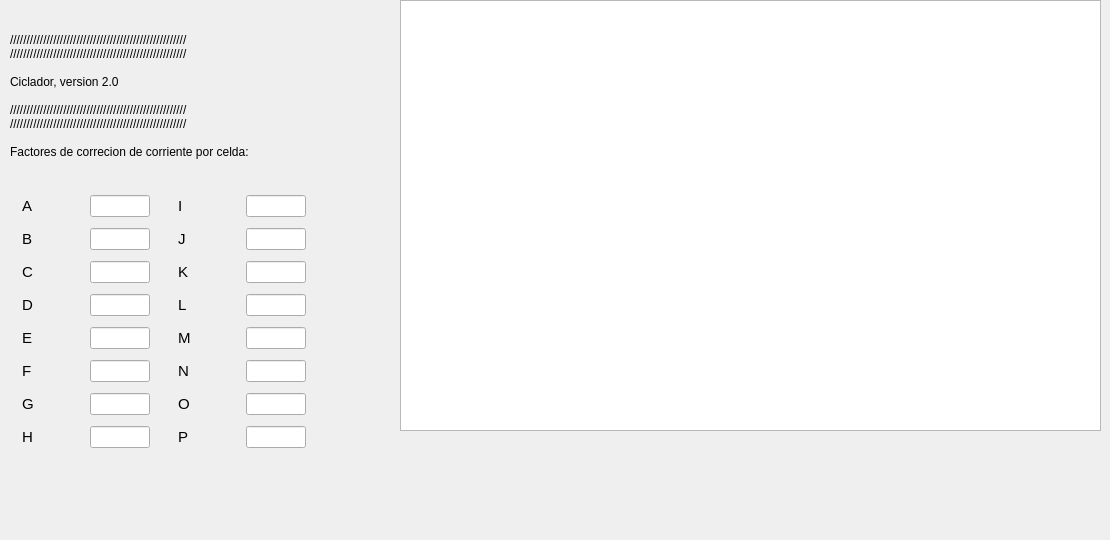
         <widget class="QWidget" name="tab_3">
          <attribute name="title">
           <string>Ayuda</string>
          </attribute>
          <widget class="QLabel" name="label">
           <property name="geometry">
            <rect>
             <x>10</x>
             <y>-170</y>
             <width>561</width>
             <height>531</height>
            </rect>
           </property>
           <property name="sizePolicy">
            <sizepolicy hsizetype="Minimum" vsizetype="Minimum">
             <horstretch>0</horstretch>
             <verstretch>0</verstretch>
            </sizepolicy>
           </property>
           <property name="minimumSize">
            <size>
             <width>367</width>
             <height>300</height>
            </size>
           </property>
           <property name="maximumSize">
            <size>
             <width>561</width>
             <height>691</height>
            </size>
           </property>
           <property name="text">
            <string>/////////////////////////////////////////////////////
/////////////////////////////////////////////////////

Ciclador, version 2.0

/////////////////////////////////////////////////////
/////////////////////////////////////////////////////

Factores de correcion de corriente por celda:</string>
           </property>
          </widget>
          <widget class="QTextBrowser" name="AYUDA">
           <property name="geometry">
            <rect>
             <x>400</x>
             <y>0</y>
             <width>701</width>
             <height>431</height>
            </rect>
           </property>
          </widget>
          <widget class="QWidget" name="gridLayoutWidget">
           <property name="geometry">
            <rect>
             <x>0</x>
             <y>190</y>
             <width>331</width>
             <height>267</height>
            </rect>
           </property>
           <layout class="QGridLayout" name="gridLayout">
            <item row="6" column="0">
             <widget class="QLabel" name="label_30">
              <property name="maximumSize">
               <size>
                <width>40</width>
                <height>16777215</height>
               </size>
              </property>
              <property name="font">
               <font>
                <pointsize>11</pointsize>
               </font>
              </property>
              <property name="text">
               <string>G</string>
              </property>
             </widget>
            </item>
            <item row="0" column="2">
             <widget class="QLabel" name="label_31">
              <property name="maximumSize">
               <size>
                <width>40</width>
                <height>16777215</height>
               </size>
              </property>
              <property name="font">
               <font>
                <pointsize>11</pointsize>
               </font>
              </property>
              <property name="text">
               <string>I</string>
              </property>
             </widget>
            </item>
            <item row="2" column="0">
             <widget class="QLabel" name="label_16">
              <property name="maximumSize">
               <size>
                <width>40</width>
                <height>16777215</height>
               </size>
              </property>
              <property name="font">
               <font>
                <pointsize>11</pointsize>
               </font>
              </property>
              <property name="text">
               <string>C</string>
              </property>
             </widget>
            </item>
            <item row="4" column="1">
             <widget class="QLineEdit" name="FCE">
              <property name="sizePolicy">
               <sizepolicy hsizetype="Fixed" vsizetype="Fixed">
                <horstretch>0</horstretch>
                <verstretch>0</verstretch>
               </sizepolicy>
              </property>
              <property name="maximumSize">
               <size>
                <width>60</width>
                <height>16777215</height>
               </size>
              </property>
              <property name="text">
               <string/>
              </property>
             </widget>
            </item>
            <item row="4" column="0">
             <widget class="QLabel" name="label_26">
              <property name="maximumSize">
               <size>
                <width>40</width>
                <height>16777215</height>
               </size>
              </property>
              <property name="font">
               <font>
                <pointsize>11</pointsize>
               </font>
              </property>
              <property name="text">
               <string>E</string>
              </property>
             </widget>
            </item>
            <item row="0" column="0">
             <widget class="QLabel" name="label_4">
              <property name="maximumSize">
               <size>
                <width>40</width>
                <height>16777215</height>
               </size>
              </property>
              <property name="font">
               <font>
                <pointsize>11</pointsize>
               </font>
              </property>
              <property name="text">
               <string>A</string>
              </property>
             </widget>
            </item>
            <item row="1" column="0">
             <widget class="QLabel" name="label_15">
              <property name="maximumSize">
               <size>
                <width>40</width>
                <height>16777215</height>
               </size>
              </property>
              <property name="font">
               <font>
                <pointsize>11</pointsize>
               </font>
              </property>
              <property name="text">
               <string>B</string>
              </property>
             </widget>
            </item>
            <item row="1" column="1">
             <widget class="QLineEdit" name="FCB">
              <property name="sizePolicy">
               <sizepolicy hsizetype="Fixed" vsizetype="Fixed">
                <horstretch>0</horstretch>
                <verstretch>0</verstretch>
               </sizepolicy>
              </property>
              <property name="maximumSize">
               <size>
                <width>60</width>
                <height>16777215</height>
               </size>
              </property>
              <property name="text">
               <string/>
              </property>
             </widget>
            </item>
            <item row="0" column="1">
             <widget class="QLineEdit" name="FCA">
              <property name="sizePolicy">
               <sizepolicy hsizetype="Fixed" vsizetype="Fixed">
                <horstretch>0</horstretch>
                <verstretch>0</verstretch>
               </sizepolicy>
              </property>
              <property name="maximumSize">
               <size>
                <width>60</width>
                <height>16777215</height>
               </size>
              </property>
              <property name="text">
               <string/>
              </property>
             </widget>
            </item>
            <item row="3" column="1">
             <widget class="QLineEdit" name="FCD">
              <property name="sizePolicy">
               <sizepolicy hsizetype="Fixed" vsizetype="Fixed">
                <horstretch>0</horstretch>
                <verstretch>0</verstretch>
               </sizepolicy>
              </property>
              <property name="maximumSize">
               <size>
                <width>60</width>
                <height>16777215</height>
               </size>
              </property>
              <property name="text">
               <string/>
              </property>
             </widget>
            </item>
            <item row="3" column="0">
             <widget class="QLabel" name="label_19">
              <property name="maximumSize">
               <size>
                <width>40</width>
                <height>16777215</height>
               </size>
              </property>
              <property name="font">
               <font>
                <pointsize>11</pointsize>
               </font>
              </property>
              <property name="text">
               <string>D</string>
              </property>
             </widget>
            </item>
            <item row="2" column="1">
             <widget class="QLineEdit" name="FCC">
              <property name="sizePolicy">
               <sizepolicy hsizetype="Fixed" vsizetype="Fixed">
                <horstretch>0</horstretch>
                <verstretch>0</verstretch>
               </sizepolicy>
              </property>
              <property name="maximumSize">
               <size>
                <width>60</width>
                <height>16777215</height>
               </size>
              </property>
              <property name="text">
               <string/>
              </property>
             </widget>
            </item>
            <item row="6" column="1">
             <widget class="QLineEdit" name="FCG">
              <property name="sizePolicy">
               <sizepolicy hsizetype="Fixed" vsizetype="Fixed">
                <horstretch>0</horstretch>
                <verstretch>0</verstretch>
               </sizepolicy>
              </property>
              <property name="maximumSize">
               <size>
                <width>60</width>
                <height>16777215</height>
               </size>
              </property>
              <property name="text">
               <string/>
              </property>
             </widget>
            </item>
            <item row="5" column="0">
             <widget class="QLabel" name="label_27">
              <property name="maximumSize">
               <size>
                <width>40</width>
                <height>16777215</height>
               </size>
              </property>
              <property name="font">
               <font>
                <pointsize>11</pointsize>
               </font>
              </property>
              <property name="text">
               <string>F</string>
              </property>
             </widget>
            </item>
            <item row="5" column="1">
             <widget class="QLineEdit" name="FCF">
              <property name="sizePolicy">
               <sizepolicy hsizetype="Fixed" vsizetype="Fixed">
                <horstretch>0</horstretch>
                <verstretch>0</verstretch>
               </sizepolicy>
              </property>
              <property name="maximumSize">
               <size>
                <width>60</width>
                <height>16777215</height>
               </size>
              </property>
              <property name="text">
               <string/>
              </property>
             </widget>
            </item>
            <item row="0" column="3">
             <widget class="QLineEdit" name="FCI">
              <property name="sizePolicy">
               <sizepolicy hsizetype="Fixed" vsizetype="Fixed">
                <horstretch>0</horstretch>
                <verstretch>0</verstretch>
               </sizepolicy>
              </property>
              <property name="maximumSize">
               <size>
                <width>60</width>
                <height>16777215</height>
               </size>
              </property>
              <property name="text">
               <string/>
              </property>
             </widget>
            </item>
            <item row="7" column="0">
             <widget class="QLabel" name="label_32">
              <property name="maximumSize">
               <size>
                <width>40</width>
                <height>16777215</height>
               </size>
              </property>
              <property name="font">
               <font>
                <pointsize>11</pointsize>
               </font>
              </property>
              <property name="text">
               <string>H</string>
              </property>
             </widget>
            </item>
            <item row="7" column="1">
             <widget class="QLineEdit" name="FCH">
              <property name="sizePolicy">
               <sizepolicy hsizetype="Fixed" vsizetype="Fixed">
                <horstretch>0</horstretch>
                <verstretch>0</verstretch>
               </sizepolicy>
              </property>
              <property name="maximumSize">
               <size>
                <width>60</width>
                <height>16777215</height>
               </size>
              </property>
              <property name="text">
               <string/>
              </property>
             </widget>
            </item>
            <item row="1" column="2">
             <widget class="QLabel" name="label_34">
              <property name="maximumSize">
               <size>
                <width>40</width>
                <height>16777215</height>
               </size>
              </property>
              <property name="font">
               <font>
                <pointsize>11</pointsize>
               </font>
              </property>
              <property name="text">
               <string>J</string>
              </property>
             </widget>
            </item>
            <item row="1" column="3">
             <widget class="QLineEdit" name="FCJ">
              <property name="sizePolicy">
               <sizepolicy hsizetype="Fixed" vsizetype="Fixed">
                <horstretch>0</horstretch>
                <verstretch>0</verstretch>
               </sizepolicy>
              </property>
              <property name="maximumSize">
               <size>
                <width>60</width>
                <height>16777215</height>
               </size>
              </property>
              <property name="text">
               <string/>
              </property>
             </widget>
            </item>
            <item row="2" column="3">
             <widget class="QLineEdit" name="FCK">
              <property name="sizePolicy">
               <sizepolicy hsizetype="Fixed" vsizetype="Fixed">
                <horstretch>0</horstretch>
                <verstretch>0</verstretch>
               </sizepolicy>
              </property>
              <property name="maximumSize">
               <size>
                <width>60</width>
                <height>16777215</height>
               </size>
              </property>
              <property name="text">
               <string/>
              </property>
             </widget>
            </item>
            <item row="2" column="2">
             <widget class="QLabel" name="label_38">
              <property name="maximumSize">
               <size>
                <width>40</width>
                <height>16777215</height>
               </size>
              </property>
              <property name="font">
               <font>
                <pointsize>11</pointsize>
               </font>
              </property>
              <property name="text">
               <string>K</string>
              </property>
             </widget>
            </item>
            <item row="3" column="2">
             <widget class="QLabel" name="label_39">
              <property name="maximumSize">
               <size>
                <width>40</width>
                <height>16777215</height>
               </size>
              </property>
              <property name="font">
               <font>
                <pointsize>11</pointsize>
               </font>
              </property>
              <property name="text">
               <string>L</string>
              </property>
             </widget>
            </item>
            <item row="3" column="3">
             <widget class="QLineEdit" name="FCL">
              <property name="sizePolicy">
               <sizepolicy hsizetype="Fixed" vsizetype="Fixed">
                <horstretch>0</horstretch>
                <verstretch>0</verstretch>
               </sizepolicy>
              </property>
              <property name="maximumSize">
               <size>
                <width>60</width>
                <height>16777215</height>
               </size>
              </property>
              <property name="text">
               <string/>
              </property>
             </widget>
            </item>
            <item row="4" column="2">
             <widget class="QLabel" name="label_41">
              <property name="maximumSize">
               <size>
                <width>40</width>
                <height>16777215</height>
               </size>
              </property>
              <property name="font">
               <font>
                <pointsize>11</pointsize>
               </font>
              </property>
              <property name="text">
               <string>M</string>
              </property>
             </widget>
            </item>
            <item row="4" column="3">
             <widget class="QLineEdit" name="FCM">
              <property name="sizePolicy">
               <sizepolicy hsizetype="Fixed" vsizetype="Fixed">
                <horstretch>0</horstretch>
                <verstretch>0</verstretch>
               </sizepolicy>
              </property>
              <property name="maximumSize">
               <size>
                <width>60</width>
                <height>16777215</height>
               </size>
              </property>
              <property name="text">
               <string/>
              </property>
             </widget>
            </item>
            <item row="5" column="2">
             <widget class="QLabel" name="label_42">
              <property name="maximumSize">
               <size>
                <width>40</width>
                <height>16777215</height>
               </size>
              </property>
              <property name="font">
               <font>
                <pointsize>11</pointsize>
               </font>
              </property>
              <property name="text">
               <string>N</string>
              </property>
             </widget>
            </item>
            <item row="5" column="3">
             <widget class="QLineEdit" name="FCN">
              <property name="sizePolicy">
               <sizepolicy hsizetype="Fixed" vsizetype="Fixed">
                <horstretch>0</horstretch>
                <verstretch>0</verstretch>
               </sizepolicy>
              </property>
              <property name="maximumSize">
               <size>
                <width>60</width>
                <height>16777215</height>
               </size>
              </property>
              <property name="text">
               <string/>
              </property>
             </widget>
            </item>
            <item row="6" column="2">
             <widget class="QLabel" name="label_43">
              <property name="maximumSize">
               <size>
                <width>40</width>
                <height>16777215</height>
               </size>
              </property>
              <property name="font">
               <font>
                <pointsize>11</pointsize>
               </font>
              </property>
              <property name="text">
               <string>O</string>
              </property>
             </widget>
            </item>
            <item row="6" column="3">
             <widget class="QLineEdit" name="FCO">
              <property name="sizePolicy">
               <sizepolicy hsizetype="Fixed" vsizetype="Fixed">
                <horstretch>0</horstretch>
                <verstretch>0</verstretch>
               </sizepolicy>
              </property>
              <property name="maximumSize">
               <size>
                <width>60</width>
                <height>16777215</height>
               </size>
              </property>
              <property name="text">
               <string/>
              </property>
             </widget>
            </item>
            <item row="7" column="2">
             <widget class="QLabel" name="label_44">
              <property name="maximumSize">
               <size>
                <width>40</width>
                <height>16777215</height>
               </size>
              </property>
              <property name="font">
               <font>
                <pointsize>11</pointsize>
               </font>
              </property>
              <property name="text">
               <string>P</string>
              </property>
             </widget>
            </item>
            <item row="7" column="3">
             <widget class="QLineEdit" name="FCP">
              <property name="sizePolicy">
               <sizepolicy hsizetype="Fixed" vsizetype="Fixed">
                <horstretch>0</horstretch>
                <verstretch>0</verstretch>
               </sizepolicy>
              </property>
              <property name="maximumSize">
               <size>
                <width>60</width>
                <height>16777215</height>
               </size>
              </property>
              <property name="text">
               <string/>
              </property>
             </widget>
            </item>
           </layout>
          </widget>
         </widget>
